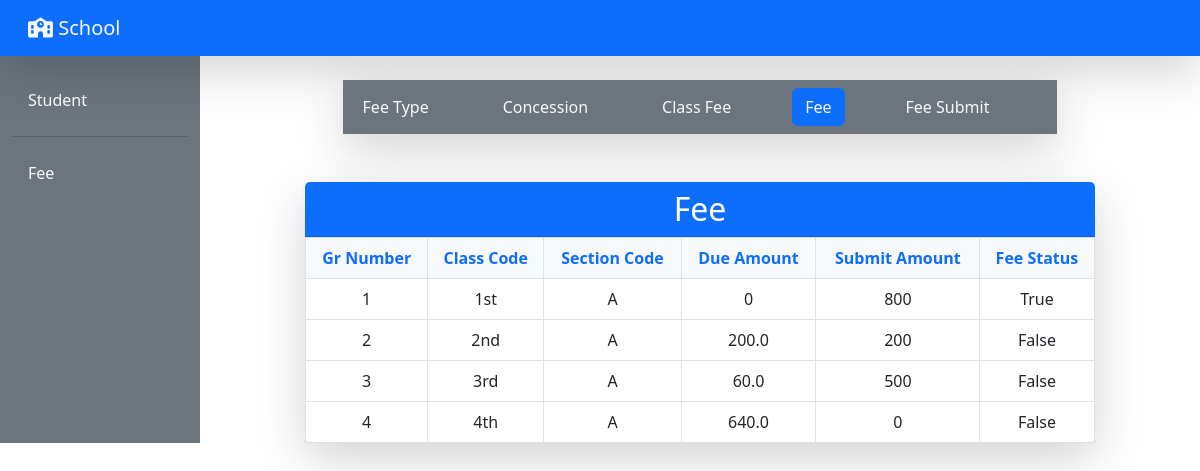
Page /fee/ on the committed database.
### fee/models.py (models this page shows, shortened)
class Fee(models.Model):
    gr_number = models.IntegerField()
    class_code = models.CharField(max_length = 200)
    section_code = models.CharField(max_length = 200)
    due_amount = models.IntegerField(blank=True, null=True)
    submit_amount = models.IntegerField()
    fee_status = models.BooleanField()

### student/models.py (models this page shows, shortened)
class Classes(models.Model):
    class_code = models.AutoField(primary_key = True)
    class_name = models.CharField(max_length = 200)

### fee/views.py (the view, shortened to what this page needs)
# urls.py: path('fee/',views.fee, name='fee'),
def fee(request):
    gr_number = GRRegister.objects.all()
    data = []
    for gr in gr_number:
        if gr.present:
            section = ClassRegister.objects.filter(gr_number=gr.gr_number)
            if section.exists():
                for sec in section:
                    class_fee = ClassFee.objects.filter(class_code=sec.class_code)
                    if class_fee.exists():
                        for fee_obj in class_fee:
                            fee_amount = fee_obj.fee_amount
                            concession_per = gr.concession_code.concession_persent if gr.concession_code else 0
                            discount = (concession_per / 100) * fee_amount
                            total_due_amount = fee_amount - discount
                            fee_record = Fee.objects.filter(gr_number=gr.gr_number).first()
                            if fee_record:
                                submit_amount = fee_record.submit_amount
                                if submit_amount == total_due_amount:
                                    total_due_amount = 0
                                    fee_status = fee_record.fee_status = True
                                else:
                                    total_due_amount = total_due_amount - submit_amount
                                    fee_status = fee_record.fee_status = False
                            else:
                                submit_amount = '0'
                            data.append({
                                'gr_number': gr.gr_number,
                                'class_code': gr.class_of_admission.class_name,
                                'section': sec.section_code.section_name,
                                'due_amount': total_due_amount,
                                'submit_amount': submit_amount,
                                'fee_status': fee_status,
                            })
    return render(request, 'fee/fee.html', {'data': data})

### fee/templates/fee/fee.html (shortened to what this page needs)
{% extends 'front_pages/base_fee.html' %}
{% block two %}
    <div class="mt-5">
        <div class="row justify-content-center">
            <div class="col-md-10">
                <div class="card shadow-lg border-0">
                    <div class="card-header bg-primary text-white">
                        <h2 class="text-center mb-0">Fee</h2>
                    </div>
                    <div class="card-body p-0">
                        <table class="table table-hover table-bordered mb-0">
                            <thead class="bg-light">
                                <tr class="text-center">
                                    <th class="text-primary">Gr Number</th>
                                    <th class="text-primary">Class Code</th>
                                    <th class="text-primary">Section Code</th>
                                    <th class="text-primary">Due Amount</th>
                                    <th class="text-primary">Submit Amount</th>
                                    <th class="text-primary">Fee Status</th>
                                </tr>
                            </thead>
                            <tbody>
                                {% for item in data %}
                                    <tr class="text-center align-middle">
                                        <td>{{ item.gr_number }}</td>
                                        <td>{{ item.class_code }}</td>
                                        <td>{{ item.section }}</td>
                                        <td>{{ item.due_amount }}</td>
                                        <td>{{ item.submit_amount }}</td>
                                        <td>{{ item.fee_status }}</td>
                                    </tr>
                                {% endfor %}
                            </tbody>
                        </table>
                    </div>
                </div>
            </div>
        </div>
    </div>
{% endblock two %}

### rows in the picture
Fee: gr_number "1", class_code "1st", section "A", due_amount "0", submit_amount "800", fee_status "True"
Fee: gr_number "2", class_code "2nd", section "A", due_amount "200.0", submit_amount "200", fee_status "False"
Fee: gr_number "3", class_code "3rd", section "A", due_amount "60.0", submit_amount "500", fee_status "False"
Classes: class_code "4th"

### other values in the picture
{{ item.gr_number }} "4"
{{ item.section }} "A"
{{ item.due_amount }} "640.0"
{{ item.submit_amount }} "0"
{{ item.fee_status }} "False"
